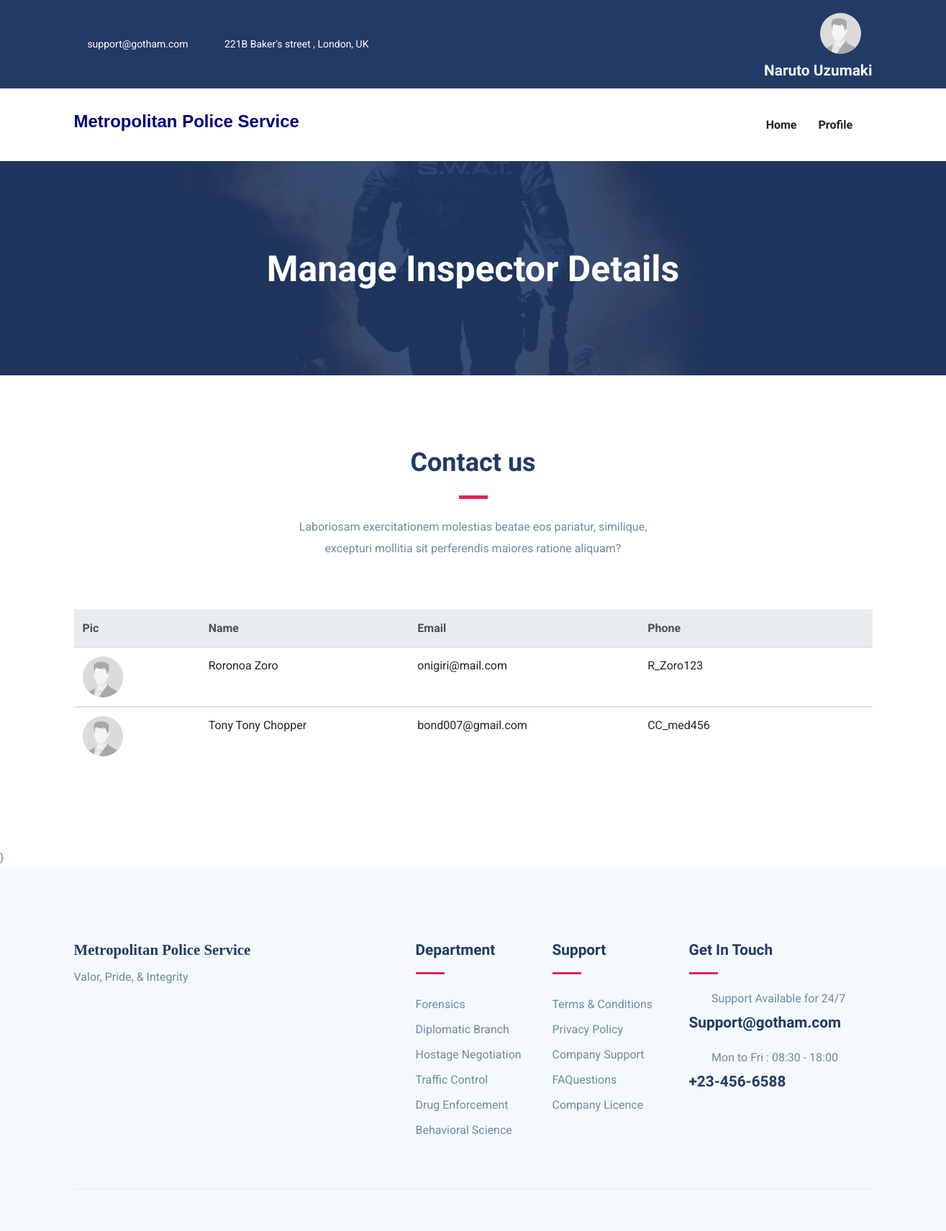
The app's page /Com/com-con (signed in) with its own data.
### Commissioner/models.py (models this page shows, shortened)
class Com(models.Model):
    fname = models.CharField(max_length=50)
    lname = models.CharField(max_length=50)
    user_id = models.CharField(max_length=20, unique=True)
    password = models.CharField(max_length=10)
    email = models.EmailField(unique=True)
    pic = models.FileField(upload_to = 'Profile', default='default.jpg')

class Cons(models.Model):
    fname = models.CharField(max_length=50)
    lname = models.CharField(max_length=50)
    user_id = models.CharField(max_length=20, unique=True)
    phone=models.CharField(max_length=10)
    email = models.EmailField(unique=True)
    pic = models.FileField(upload_to = 'Profile', default='default.jpg')

### Commissioner/views.py (the view)
# urls.py: path('com-con',views.com_con,name='com-con'),
def com_con(request):
    com = Com.objects.get(email=request.session['email'])
    con=Cons.objects.all()
    return render(request, 'com-con.html',{'com':com,'con':con})

### Commissioner/templates/com-con.html (shortened to what this page needs)
{% extends 'com-header.html' %}
{% block content %}
{% load static %}
<section class="page-title back-9550">
	<div class="container">
	  <div class="row">
		<div class="col-md-12">
		  <div class="block text-center">
			<h1 class="text-capitalize mb-5 text-lg">Manage Inspector Details</h1>
		  </div>
		</div>
	  </div>
	</div>
  </section>
  <section class="contact-form-wrap section">
    <div class="container">
        <div class="row justify-content-center">
            <div class="col-lg-6">
                <div class="section-title text-center">
                    <h2 class="text-md mb-2">Contact us</h2>
                    <div class="divider mx-auto my-4"></div>
                    <p class="mb-5">Laboriosam exercitationem molestias beatae eos pariatur, similique, excepturi mollitia sit perferendis maiores ratione aliquam?</p>
                </div>
            </div>
        </div>
        <div class="row">
            <div class="col-lg-12 col-md-12 col-sm-12">
            <table class="table align-items-center table-flush">
                <thead class="thead-light">
                    <tr>
                        <th scope="col" class="sort" data-sort="name">Pic</th>
                        <th scope="col" class="sort" data-sort="budget">Name</th>
                        <th scope="col" class="sort" data-sort="status">Email</th>
                        <th scope="col">Phone</th>
                        <th>          </th>
                    </tr>
                </thead>
                {% for entry in con %}
                <div class="row">
                  <tbody class="list">
                      <th scope="row">
                      <div class="media align-items-center">
                          <a href="#" class="avatar rounded-circle mr-3">
                          <img alt="Image placeholder" src="{{entry.pic.url}}" style = "border-radius: 3cm; height : 1.5cm ; width : 1.5cm;">
                          </a>
                      </div>
                      </th>
                      <td class="budget">
                      {{entry.fname}} {{entry.lname}}
                      </td>
                      <td class="budget">
                        {{entry.email}}
                      </td>
                      <td>
                      {{entry.user_id}}
                      </td>
                      <td>
                        <div class="nav-item dropdown">
                          <a class="nav-link dropdown-toggle" data-toggle="dropdow"><i class="icofont-listine-dots"></i></a>
                        </div>
                      </td>
                  </tbody>
                  {% endfor %}
            </table>
        </div>
    </div>
</div>
</section>
{% endblock %}

### Commissioner/templates/com-header.html (shortened to what this page needs)
{% load static %}
<!DOCTYPE html>
<html lang="zxx">
<head>
  <link rel="stylesheet" href="{% static 'plugins/bootstrap/css/bootstrap.min.css' %}">
  <link rel="stylesheet" href="{% static 'plugins/icofont/icofont.min.css' %}">
  <link rel="stylesheet" href="{% static 'plugins/slick-carousel/slick/slick.css' %}">
  <link rel="stylesheet" href="{% static 'plugins/slick-carousel/slick/slick-theme.css' %}">
  <link rel="stylesheet" href="{% static 'css/style.css' %}">
</head>
<body id="top">
<header>
	<div class="header-top-bar">
		<div class="container">
			<div class="row align-items-center">
				<div class="col-lg-6">
					<ul class="top-bar-info list-inline-item pl-0 mb-0">
						<li class="list-inline-item"><a href="mailto:support@gmail.com"><i class="icofont-support-faq mr-2"></i>support@gotham.com</a></li>
						<li class="list-inline-item"><i class="icofont-location-pin mr-2"></i>221B Baker's street , London, UK </li>
					</ul>
				</div>
				<div class="col-lg-6">
					<div class="text-lg-right top-right-bar mt-2 mt-lg-0">
						<a class="nav-link active" href="">
							{% if adm.pic.url %}
							<img src="{{com.pic.url}}" alt = "image placeholder" style = "border-radius: 3cm; height : 1.5cm ; width : 1.5cm;">
							{% else %}
							<img src="{% static 'default.jpg' %}" alt = "image placeholder" style = "border-radius: 3cm; height : 1.5cm ; width : 1.5cm;">
							{% endif %}
						</a>
						<span class="h4" style = "color:aliceblue">{{com.fname}} {{com.lname}}</span>
					</div>
				</div>
			</div>
		</div>
	</div>
	<nav class="navbar navbar-expand-lg navigation" id="navbar">
		<div class="container">
				<h3 style = "font-family: sans-serif; color : navy">Metropolitan Police Service</h3>
		  <div class="collapse navbar-collapse" id="navbarmain">
			<ul class="navbar-nav ml-auto">
			  <li class="nav-item active">
				<a class="nav-link active" href="{% url 'com-index' %}">
					<span class="nav-link-text">Home</span>
				  </a>
			  </li>
              <li class="nav-item dropdown">
				<a class="nav-link dropdown-toggle" href="#" id="dropdown03" data-toggle="dropdown" aria-haspopup="true" aria-expanded="false">Profile<i class="icofont-thin-down"></i></a>
			  </li>
			</ul>
		  </div>
		</div>
	</nav>
</header>
{% block content %}
{% endblock %}}
<footer class="footer section gray-bg">
	<div class="container">
		<div class="row">
			<div class="col-lg-4 mr-auto col-sm-6">
				<div class="widget mb-5 mb-lg-0">
					<h4 style = " font-family:fantasy ;">Metropolitan Police Service</h4>
					<p>Valor, Pride, & Integrity</p>
					<ul class="list-inline footer-socials mt-4">
						<li class="list-inline-item"><i class="icofont-facebook"></i></li>
						<li class="list-inline-item"><i class="icofont-twitter"></i></li>
						<li class="list-inline-item"><i class="icofont-linkedin"></i></li>
					</ul>
				</div>
			</div>
			<div class="col-lg-2 col-md-6 col-sm-6">
				<div class="widget mb-5 mb-lg-0">
					<h4 class="text-capitalize mb-3">Department</h4>
					<div class="divider mb-4"></div>
					<ul class="list-unstyled footer-menu lh-35">
						<li>Forensics</li>
						<li>Diplomatic Branch</li>
						<li>Hostage Negotiation</li>
						<li>Traffic Control</li>
						<li>Drug Enforcement</li>
						<li>Behavioral Science</li>
					</ul>
				</div>
			</div>
			<div class="col-lg-2 col-md-6 col-sm-6">
				<div class="widget mb-5 mb-lg-0">
					<h4 class="text-capitalize mb-3">Support</h4>
					<div class="divider mb-4"></div>
					<ul class="list-unstyled footer-menu lh-35">
						<li><a href="#">Terms & Conditions</a></li>
						<li><a href="#">Privacy Policy</a></li>
						<li><a href="#">Company Support </a></li>
						<li><a href="#">FAQuestions</a></li>
						<li><a href="#">Company Licence</a></li>
					</ul>
				</div>
			</div>
			<div class="col-lg-3 col-md-6 col-sm-6">
				<div class="widget widget-contact mb-5 mb-lg-0">
					<h4 class="text-capitalize mb-3">Get in Touch</h4>
					<div class="divider mb-4"></div>
					<div class="footer-contact-block mb-4">
						<div class="icon d-flex align-items-center">
							<i class="icofont-email mr-3"></i>
							<span class="h6 mb-0">Support Available for 24/7</span>
						</div>
						<h4 class="mt-2">Support@gotham.com</a></h4>
					</div>
					<div class="footer-contact-block">
						<div class="icon d-flex align-items-center">
							<i class="icofont-support mr-3"></i>
							<span class="h6 mb-0">Mon to Fri : 08:30 - 18:00</span>
						</div>
						<h4 class="mt-2">+23-456-6588</h4>
					</div>
				</div>
			</div>
		</div>
		<div class="footer-btm py-4 mt-5">
		</div>
	</div>
</footer>
  </html>

### myapp/static/css/style.css (style rules this page uses)
html { overflow-x: hidden; }
body { line-height: 1.6; font-family: "Roboto", sans-serif; -webkit-font-smoothing: antialiased; font-size: 16px; color: #6F8BA4; font-weight: 400; }
h1, .h1, h2, .h2, h3, .h3, h4, .h4, h5, .h5, h6, .h6 { font-family: "Exo", sans-serif; font-weight: 700; color: #222; }
h1, .h1 { font-size: 2.5rem; }
h2, .h2 { font-size: 44px; }
h3, .h3 { font-size: 1.5rem; }
h4, .h4 { font-size: 1.3rem; line-height: 30px; }
h6, .h6 { font-size: 1rem; }
p { line-height: 30px; }
.section { padding: 100px 0; }
.text-md { font-size: 2.25rem; }
.text-lg { font-size: 3.75rem; }
a { color: #222; text-decoration: none; transition: all .35s ease; }
.page-title { padding: 120px 0px 70px 0px; position: relative; }
.page-title .block h1 { color: #fff; }
.section-title { margin-bottom: 70px; }
.section-title h2 { color: #223a66; }
.text-lg { font-size: 50px; }
.gray-bg { background: #f4f9fc; }
#navbarmain { padding: 20px 0px; }
#navbarmain .nav-link { font-weight: 600; padding: 10px 15px; color: #222; font-family: "Exo", sans-serif; text-transform: capitalize; font-size: 16px; transition: all .25s ease; }
.dropdown-toggle::after { display: none; }
.header-top-bar { background: #223a66; font-size: 14px; padding: 10px 0px; box-shadow: 0 1px 2px rgba(0, 0, 0, 0.05); color: #fff; }
.top-bar-info li a { color: #fff; margin-right: 20px; }
.back-9550 { background: url("../images/bg/swat.jpg") no-repeat 50% 50%; background-size: cover; position: relative; }
.divider { width: 40px; height: 5px; background: #e12454; }
.lh-35 { line-height: 35px; }
.footer { padding-bottom: 10px; }
.widget .divider { height: 3px; }
.widget h4 { color: #223a66; }
.widget .footer-menu a { color: #6F8BA4; }
.footer-contact-block span { font-weight: 400; color: #6F8BA4; }
.footer-contact-block i { font-size: 20px; }
.footer-btm { border-top: 1px solid rgba(0, 0, 0, 0.06); }

### records on screen
Com: fname "Naruto", lname "Uzumaki"
Cons: pic (placeholder picture), fname "Roronoa", lname "Zoro", email "onigiri@mail.com", user_id "R_Zoro123"
Cons: pic (placeholder picture), fname "Tony Tony", lname "Chopper", email "bond007@gmail.com", user_id "CC_med456"
